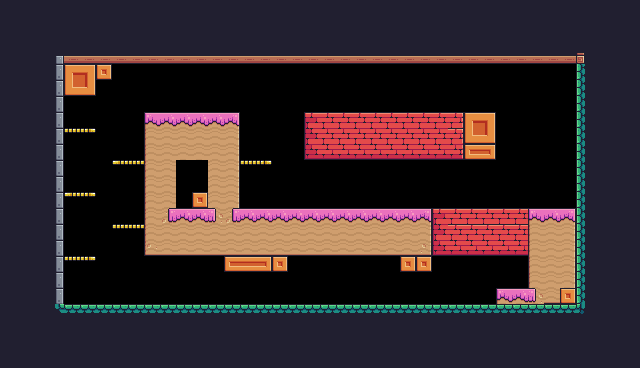

The image is a tile-based game level rendered from a .tmx file. Its description and source (layers, tilesets, objects; grid data summarised) follow:
An orthogonal 40x23 tile map with 16x16 px tiles, 1 tile layer (Background) and 46 objects (20x Fruit, 3x Saw, 2x Chicken, Player, Checkpoint).

<map version="1.10" tiledversion="1.11.2" orientation="orthogonal" renderorder="right-down" width="40" height="23" tilewidth="16" tileheight="16" infinite="0" nextlayerid="7" nextobjectid="180">
 <tileset firstgid="1" source="Pixel Adventure.tsx" />
 <layer id="1" name="Background" width="40" height="23">
  <properties>
   <property name="BackgroundColor" value="Blue" />
  </properties>
  <data>[920 cells, 624 non-empty, 42 distinct tile ids]</data>
 </layer>
 <objectgroup id="2" name="Spawnpoints">
  <object id="4" name="Player" type="Player" x="496.94" y="254.955" width="32" height="32" />
  <object id="22" name="Pineapple" type="Fruit" x="304" y="163.333" width="32" height="32" />
  <object id="26" name="Melon" type="Fruit" x="325.25" y="257.833" width="32" height="32" />
  <object id="40" type="Checkpoint" x="434.083" y="237.75" width="64" height="64" />
  <object id="42" name="Chicken" type="Chicken" x="536.333" y="174.167" width="32" height="32">
   <properties>
    <property name="offNeg" type="float" value="10" />
    <property name="offPos" type="float" value="6" />
   </properties>
  </object>
  <object id="43" name="Chicken" type="Chicken" x="244.5" y="174.25" width="32" height="32">
   <properties>
    <property name="offNeg" type="float" value="6" />
    <property name="offPos" type="float" value="10" />
   </properties>
  </object>
  <object id="58" name="Pineapple" type="Fruit" x="342" y="76.0843" width="32" height="32" />
  <object id="85" type="Saw" x="399.833" y="209.333" width="32" height="32">
   <properties>
    <property name="isVertical" type="bool" value="true" />
    <property name="offNeg" type="float" value="4" />
    <property name="offPos" type="float" value="3" />
   </properties>
  </object>
  <object id="89" name="Bananas" type="Fruit" x="269" y="120.833" width="32" height="32" />
  <object id="90" name="Melon" type="Fruit" x="360.333" y="257.833" width="32" height="32" />
  <object id="91" name="Melon" type="Fruit" x="456.22" y="77.0492" width="32" height="32" />
  <object id="92" name="Bananas" type="Fruit" x="424.761" y="162" width="32" height="32" />
  <object id="93" name="Pineapple" type="Fruit" x="384.273" y="162.031" width="32" height="32" />
  <object id="94" name="Bananas" type="Fruit" x="341.75" y="162.231" width="32" height="32" />
  <object id="95" name="Melon" type="Fruit" x="305.417" y="75.75" width="32" height="32" />
  <object id="96" type="Saw" x="177" y="211.5" width="32" height="32">
   <properties>
    <property name="isVertical" type="bool" value="true" />
    <property name="offNeg" type="float" value="4" />
    <property name="offPos" type="float" value="3" />
   </properties>
  </object>
  <object id="103" type="Saw" x="237.833" y="209.333" width="32" height="32">
   <properties>
    <property name="isVertical" type="bool" value="true" />
    <property name="offNeg" type="float" value="4" />
    <property name="offPos" type="float" value="3" />
   </properties>
  </object>
  <object id="133" name="Melon" type="Fruit" x="289.333" y="257.333" width="32" height="32" />
  <object id="171" name="Pineapple" type="Fruit" x="378" y="75.6667" width="32" height="32" />
  <object id="172" name="Melon" type="Fruit" x="417" y="76.6667" width="32" height="32" />
  <object id="173" name="Melon" type="Fruit" x="464" y="162.667" width="32" height="32" />
  <object id="174" name="Bananas" type="Fruit" x="499.5" y="121.5" width="32" height="32" />
  <object id="175" name="Melon" type="Fruit" x="65.3333" y="220.667" width="32" height="32" />
  <object id="176" name="Melon" type="Fruit" x="112" y="189" width="32" height="32" />
  <object id="177" name="Melon" type="Fruit" x="64.6667" y="158" width="32" height="32" />
  <object id="178" name="Melon" type="Fruit" x="64.3333" y="94" width="32" height="32" />
  <object id="179" name="Melon" type="Fruit" x="110.667" y="127" width="32" height="32" />
 </objectgroup>
 <objectgroup id="3" name="Collisions">
  <object id="51" x="46.6667" y="46.6667" width="16" height="272" />
  <object id="52" x="62.6667" y="46.6667" width="528" height="16" />
  <object id="53" x="574.667" y="62.6667" width="16" height="256" />
  <object id="54" x="62.6667" y="302.667" width="512" height="16" />
  <object id="153" x="526" y="207.606" width="49.3333" height="94.3939" />
  <object id="155" x="495.125" y="287.602" width="41.75" height="17.0227" />
  <object id="156" x="143.955" y="207.951" width="384.576" height="48.2917" />
  <object id="157" x="143.971" y="111.606" width="96.3624" height="97.3939" />
  <object id="158" x="63.6364" y="254.909" width="32.7273" height="6.90909" />
  <object id="159" x="112" y="222.182" width="31.7386" height="7.81818" />
  <object id="160" x="398.727" y="255.455" width="33.4545" height="16.5455" />
  <object id="161" x="222.727" y="255.455" width="65.0909" height="16.9091" />
  <object id="162" x="63.75" y="191.25" width="32.375" height="6.125" />
  <object id="163" x="112.125" y="159.688" width="31.7826" height="5.5" />
  <object id="165" x="63.8182" y="127.364" width="32.6364" height="6.54545" />
  <object id="166" x="63.25" y="63.375" width="33.25" height="32.625" />
  <object id="167" x="95.625" y="63.25" width="17.25" height="17" />
  <object id="169" x="303.167" y="110.833" width="193.333" height="50.3333" />
  <object id="170" x="240.25" y="159.125" width="32.375" height="6.5" />
 </objectgroup>
</map>
